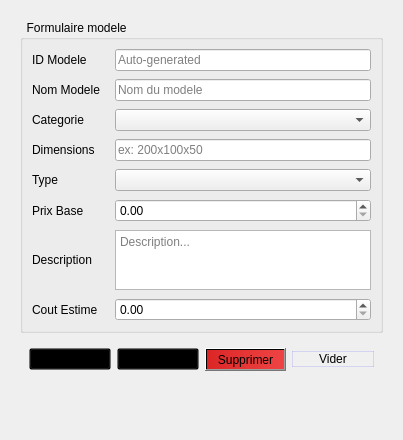
          <widget class="QWidget" name="tab_mod_form">
           <attribute name="title">
            <string>Ajouter / Modifier</string>
           </attribute>
           <layout class="QVBoxLayout" name="vl_mod_form">
            <property name="leftMargin">
             <number>20</number>
            </property>
            <property name="topMargin">
             <number>20</number>
            </property>
            <property name="rightMargin">
             <number>20</number>
            </property>
            <property name="bottomMargin">
             <number>20</number>
            </property>
            <item>
             <widget class="QGroupBox" name="gf_mod">
              <property name="title">
               <string>  Formulaire modele  </string>
              </property>
              <layout class="QGridLayout" name="fl_mod">
               <property name="horizontalSpacing">
                <number>15</number>
               </property>
               <property name="verticalSpacing">
                <number>8</number>
               </property>
               <item row="0" column="0">
                <widget class="QLabel" name="lm0">
                 <property name="text">
                  <string>ID Modele</string>
                 </property>
                </widget>
               </item>
               <item row="0" column="1">
                <widget class="QLineEdit" name="mod_id">
                 <property name="maxLength">
                  <number>10</number>
                 </property>
                 <property name="placeholderText">
                  <string>Auto-generated</string>
                 </property>
                </widget>
               </item>
               <item row="1" column="0">
                <widget class="QLabel" name="lm1">
                 <property name="text">
                  <string>Nom Modele</string>
                 </property>
                </widget>
               </item>
               <item row="1" column="1">
                <widget class="QLineEdit" name="mod_nom">
                 <property name="maxLength">
                  <number>100</number>
                 </property>
                 <property name="placeholderText">
                  <string>Nom du modele</string>
                 </property>
                </widget>
               </item>
               <item row="2" column="0">
                <widget class="QLabel" name="lm2">
                 <property name="text">
                  <string>Categorie</string>
                 </property>
                </widget>
               </item>
               <item row="2" column="1">
                <widget class="QComboBox" name="mod_categorie"/>
               </item>
               <item row="3" column="0">
                <widget class="QLabel" name="lm3">
                 <property name="text">
                  <string>Dimensions</string>
                 </property>
                </widget>
               </item>
               <item row="3" column="1">
                <widget class="QLineEdit" name="mod_dim">
                 <property name="maxLength">
                  <number>100</number>
                 </property>
                 <property name="placeholderText">
                  <string>ex: 200x100x50</string>
                 </property>
                </widget>
               </item>
               <item row="4" column="0">
                <widget class="QLabel" name="lm4">
                 <property name="text">
                  <string>Type</string>
                 </property>
                </widget>
               </item>
               <item row="4" column="1">
                <widget class="QComboBox" name="mod_type"/>
               </item>
               <item row="5" column="0">
                <widget class="QLabel" name="lm5">
                 <property name="text">
                  <string>Prix Base</string>
                 </property>
                </widget>
               </item>
               <item row="5" column="1">
                <widget class="QDoubleSpinBox" name="mod_prix">
                 <property name="decimals">
                  <number>2</number>
                 </property>
                 <property name="maximum">
                  <double>99999999.989999994635582</double>
                 </property>
                </widget>
               </item>
               <item row="6" column="0">
                <widget class="QLabel" name="lm6">
                 <property name="text">
                  <string>Description</string>
                 </property>
                </widget>
               </item>
               <item row="6" column="1">
                <widget class="QTextEdit" name="mod_desc">
                 <property name="maximumSize">
                  <size>
                   <width>16777215</width>
                   <height>60</height>
                  </size>
                 </property>
                 <property name="placeholderText">
                  <string>Description...</string>
                 </property>
                </widget>
               </item>
               <item row="7" column="0">
                <widget class="QLabel" name="lm7">
                 <property name="text">
                  <string>Cout Estime</string>
                 </property>
                </widget>
               </item>
               <item row="7" column="1">
                <widget class="QDoubleSpinBox" name="mod_cout">
                 <property name="decimals">
                  <number>2</number>
                 </property>
                 <property name="maximum">
                  <double>99999999.989999994635582</double>
                 </property>
                </widget>
               </item>
              </layout>
             </widget>
            </item>
            <item>
             <widget class="QWidget" name="bb_mod" native="true">
              <property name="styleSheet">
               <string notr="true">background:transparent;</string>
              </property>
              <layout class="QHBoxLayout" name="bl_mod">
               <item>
                <widget class="QPushButton" name="btn_mod_add">
                 <property name="text">
                  <string>Ajouter</string>
                 </property>
                </widget>
               </item>
               <item>
                <widget class="QPushButton" name="btn_mod_edit">
                 <property name="text">
                  <string>Modifier</string>
                 </property>
                </widget>
               </item>
               <item>
                <widget class="QPushButton" name="btn_mod_del">
                 <property name="styleSheet">
                  <string notr="true">background:qlineargradient(x1:0,y1:0,x2:1,y2:0,stop:0 #dc2626,stop:1 #ef4444);</string>
                 </property>
                 <property name="text">
                  <string>Supprimer</string>
                 </property>
                </widget>
               </item>
               <item>
                <widget class="QPushButton" name="btn_mod_clr">
                 <property name="styleSheet">
                  <string notr="true">background:rgba(255,255,255,0.08);border:1px solid rgba(99,102,241,0.2);</string>
                 </property>
                 <property name="text">
                  <string>Vider</string>
                 </property>
                </widget>
               </item>
              </layout>
             </widget>
            </item>
            <item>
             <spacer name="vs_mod_bottom">
              <property name="orientation">
               <enum>Qt::Orientation::Vertical</enum>
              </property>
              <property name="sizeHint" stdset="0">
               <size>
                <width>20</width>
                <height>40</height>
               </size>
              </property>
             </spacer>
            </item>
           </layout>
          </widget>
